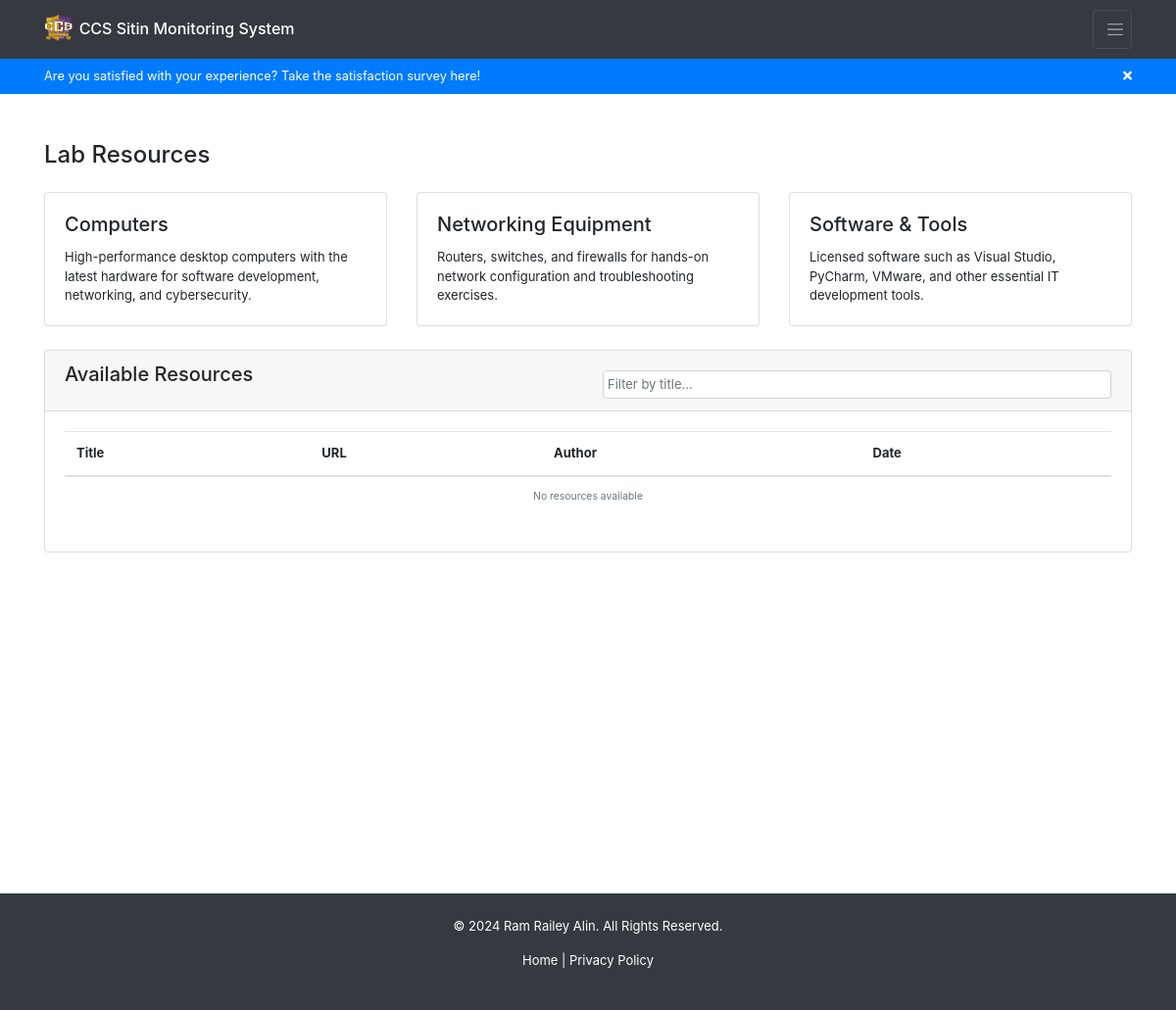
The page /resources/ (signed in) on the database as committed earlier.
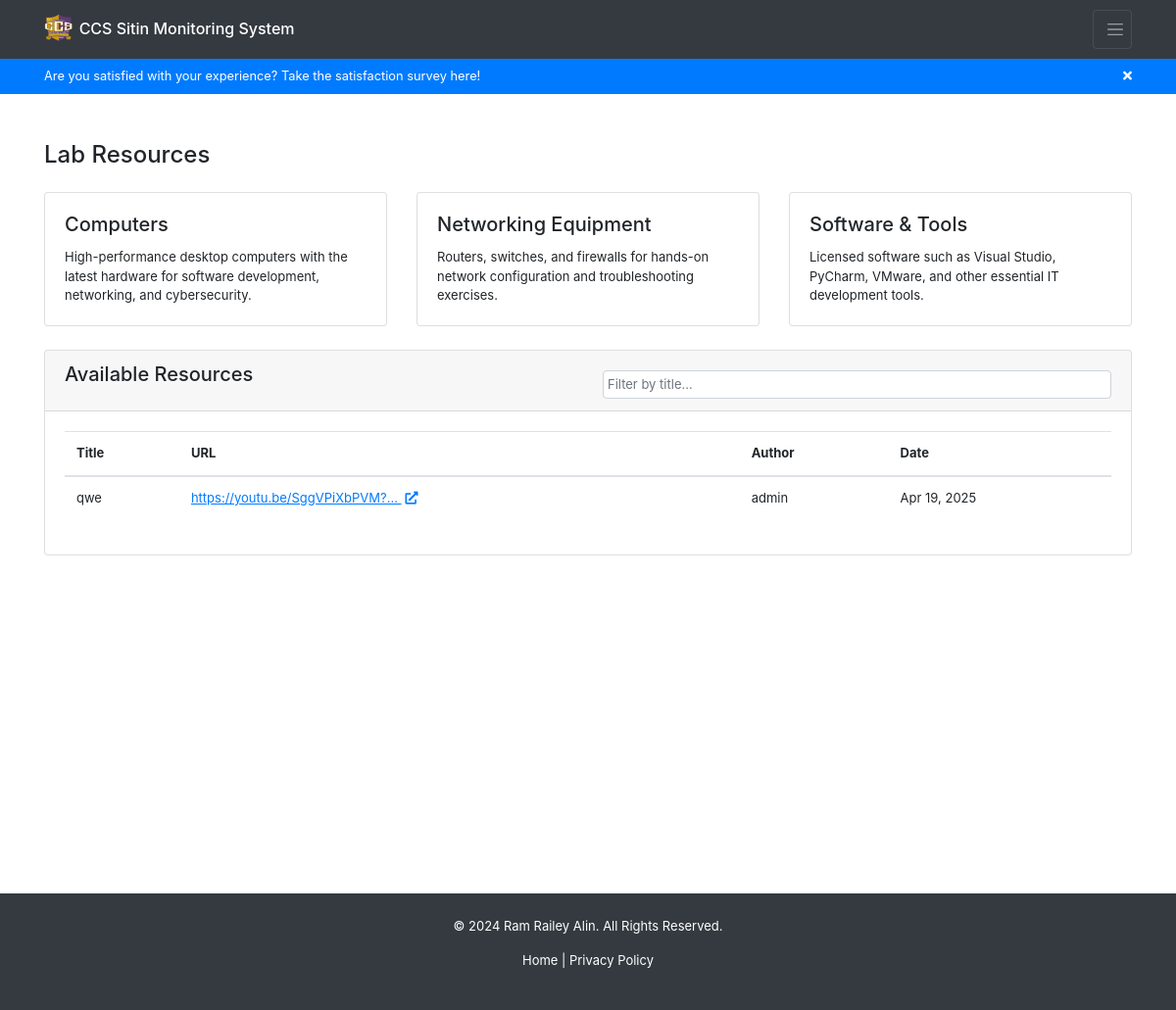
The same page on the database as committed later.
### backend/models.py (models this page shows, shortened)
class LabResource(models.Model):
    url = models.URLField(blank=True, null=True)
    title = models.CharField(max_length=50, blank=True, null=True)
    created_at = models.DateTimeField(auto_now_add=True)
    updated_at = models.DateTimeField(auto_now=True)
    is_enabled = models.BooleanField(default=True, blank=True, null=True)
    created_by = models.ForeignKey(User, on_delete=models.SET_NULL, null=True, blank=True, limit_choices_to={ 'is_superuser': True })

### backend/views.py (the view)
# urls.py: path('resources/', views.resources, name='user-resources'),
@login_required
def resources(request):
    if request.user.is_authenticated:
        lab_resources = LabResource.objects.all().filter(is_enabled=True)
        return render(request, 'backend/pages/resources.html', context={ 'lab_resources': lab_resources})
    return redirect('/')

### backend/templates/backend/pages/resources.html (shortened to what this page needs)
{% extends 'backend/base.html' %}
{% block content %}
<div class="container mt-5">
    <h4 class="mb-4">Lab Resources</h4>
    <div class="row mb-4">
        <div class="col-md-4">
            <div class="card">
                <div class="card-body">
                    <h5 class="card-title">Computers</h5>
                    <p class="card-text">High-performance desktop computers with the latest hardware for software development, networking, and cybersecurity.</p>
                </div>
            </div>
        </div>
        <div class="col-md-4">
            <div class="card">
                <div class="card-body">
                    <h5 class="card-title">Networking Equipment</h5>
                    <p class="card-text">Routers, switches, and firewalls for hands-on network configuration and troubleshooting exercises.</p>
                </div>
            </div>
        </div>
        <div class="col-md-4">
            <div class="card">
                <div class="card-body">
                    <h5 class="card-title">Software & Tools</h5>
                    <p class="card-text">Licensed software such as Visual Studio, PyCharm, VMware, and other essential IT development tools.</p>
                </div>
            </div>
        </div>
    </div>
    <div class="card mb-4">
        <div class="card-header">
            <div class="row">
                <div class="col-md-6">
                    <h5 class="mb-0">Available Resources</h5>
                </div>
                <div class="col-md-6 text-right">
                    <input type="text" id="resourceSearch" class="form-control mt-2 p-1" placeholder="Filter by title...">
                </div>
            </div>
        </div>
        <div class="card-body">
            <div class="table-responsive">
                <table class="table table-hover" id="resourcesTable">
                    <thead>
                        <tr>
                            <th>Title</th>
                            <th>URL</th>
                            <th>Author</th>
                            <th>Date</th>
                        </tr>
                    </thead>
                    <tbody>
                        {% for resource in lab_resources %}
                        <tr>
                            <td>{{ resource.title }}</td>
                            <td>
                                <a href="{{ resource.url }}" target="_blank" class="text-primary" style="text-decoration: underline;">
                                    {{ resource.url|truncatechars:30 }}
                                    <i class="fas fa-external-link-alt ml-1"></i>
                                </a>
                            </td>
                            <td>{{ resource.created_by.get_full_name|default:resource.created_by.username }}</td>
                            <td>{{ resource.created_at|date:"M d, Y" }}</td>
                        </tr>
                        {% empty %}
                        <tr>
                            <td colspan="5" class="text-center text-muted small">No resources available</td>
                        </tr>
                        {% endfor %}
                    </tbody>
                </table>
            </div>
        </div>
    </div>
</div>
{% endblock %}

Rows that differ between the two databases and show on the page:
added LabResource: title "qwe", url "https://youtu.be/SggVPiXbPVM?…", created_by.get_full_name "admin", created_at "Apr 19, 2025"
Other text that changed with them:
text no longer shown: "No resources available"
